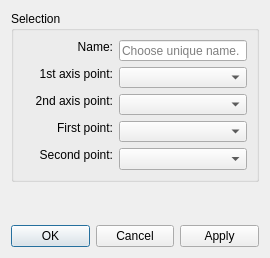
<?xml version="1.0" encoding="UTF-8"?>
<ui version="4.0">
 <class>DialogTriangle</class>
 <widget class="QDialog" name="DialogTriangle">
  <property name="geometry">
   <rect>
    <x>0</x>
    <y>0</y>
    <width>270</width>
    <height>258</height>
   </rect>
  </property>
  <property name="minimumSize">
   <size>
    <width>270</width>
    <height>0</height>
   </size>
  </property>
  <property name="windowTitle">
   <string>Point - Intersect Axis and Triangle</string>
  </property>
  <property name="windowIcon">
   <iconset resource="../../../vmisc/share/resources/icon.qrc">
    <normaloff>:/icon/64x64/icon64x64.png</normaloff>:/icon/64x64/icon64x64.png</iconset>
  </property>
  <property name="locale">
   <locale language="English" country="UnitedStates"/>
  </property>
  <layout class="QVBoxLayout" name="verticalLayout">
   <item>
    <widget class="QGroupBox" name="selection_GroupBox">
     <property name="sizePolicy">
      <sizepolicy hsizetype="Expanding" vsizetype="Preferred">
       <horstretch>0</horstretch>
       <verstretch>0</verstretch>
      </sizepolicy>
     </property>
     <property name="minimumSize">
      <size>
       <width>0</width>
       <height>120</height>
      </size>
     </property>
     <property name="font">
      <font>
       <pointsize>9</pointsize>
      </font>
     </property>
     <property name="title">
      <string>Selection</string>
     </property>
     <layout class="QVBoxLayout" name="verticalLayout_2">
      <item>
       <layout class="QFormLayout" name="formLayout">
        <property name="labelAlignment">
         <set>Qt::AlignRight|Qt::AlignTrailing|Qt::AlignVCenter</set>
        </property>
        <item row="0" column="0">
         <widget class="QLabel" name="labelEditNamePoint">
          <property name="sizePolicy">
           <sizepolicy hsizetype="Expanding" vsizetype="Fixed">
            <horstretch>0</horstretch>
            <verstretch>0</verstretch>
           </sizepolicy>
          </property>
          <property name="minimumSize">
           <size>
            <width>90</width>
            <height>0</height>
           </size>
          </property>
          <property name="text">
           <string>Name:</string>
          </property>
          <property name="alignment">
           <set>Qt::AlignRight|Qt::AlignTrailing|Qt::AlignVCenter</set>
          </property>
         </widget>
        </item>
        <item row="0" column="1">
         <widget class="QLineEdit" name="lineEditNamePoint">
          <property name="sizePolicy">
           <sizepolicy hsizetype="Preferred" vsizetype="Fixed">
            <horstretch>0</horstretch>
            <verstretch>0</verstretch>
           </sizepolicy>
          </property>
          <property name="minimumSize">
           <size>
            <width>80</width>
            <height>0</height>
           </size>
          </property>
          <property name="toolTip">
           <string>Unique name</string>
          </property>
          <property name="placeholderText">
           <string>Choose unique name.</string>
          </property>
         </widget>
        </item>
        <item row="1" column="0">
         <widget class="QLabel" name="labelAxisP1">
          <property name="sizePolicy">
           <sizepolicy hsizetype="Expanding" vsizetype="Fixed">
            <horstretch>0</horstretch>
            <verstretch>0</verstretch>
           </sizepolicy>
          </property>
          <property name="minimumSize">
           <size>
            <width>90</width>
            <height>0</height>
           </size>
          </property>
          <property name="text">
           <string>1st axis point:</string>
          </property>
          <property name="alignment">
           <set>Qt::AlignRight|Qt::AlignTrailing|Qt::AlignVCenter</set>
          </property>
         </widget>
        </item>
        <item row="1" column="1">
         <widget class="QComboBox" name="comboBoxAxisP1">
          <property name="sizePolicy">
           <sizepolicy hsizetype="Preferred" vsizetype="Fixed">
            <horstretch>0</horstretch>
            <verstretch>0</verstretch>
           </sizepolicy>
          </property>
          <property name="minimumSize">
           <size>
            <width>80</width>
            <height>0</height>
           </size>
          </property>
         </widget>
        </item>
        <item row="2" column="0">
         <widget class="QLabel" name="labelAxisP2">
          <property name="sizePolicy">
           <sizepolicy hsizetype="Expanding" vsizetype="Fixed">
            <horstretch>0</horstretch>
            <verstretch>0</verstretch>
           </sizepolicy>
          </property>
          <property name="minimumSize">
           <size>
            <width>90</width>
            <height>0</height>
           </size>
          </property>
          <property name="text">
           <string>2nd axis point:</string>
          </property>
          <property name="alignment">
           <set>Qt::AlignRight|Qt::AlignTrailing|Qt::AlignVCenter</set>
          </property>
         </widget>
        </item>
        <item row="2" column="1">
         <widget class="QComboBox" name="comboBoxAxisP2">
          <property name="sizePolicy">
           <sizepolicy hsizetype="Preferred" vsizetype="Fixed">
            <horstretch>0</horstretch>
            <verstretch>0</verstretch>
           </sizepolicy>
          </property>
          <property name="minimumSize">
           <size>
            <width>80</width>
            <height>0</height>
           </size>
          </property>
         </widget>
        </item>
        <item row="3" column="0">
         <widget class="QLabel" name="labelFirstPoint">
          <property name="sizePolicy">
           <sizepolicy hsizetype="Expanding" vsizetype="Fixed">
            <horstretch>0</horstretch>
            <verstretch>0</verstretch>
           </sizepolicy>
          </property>
          <property name="minimumSize">
           <size>
            <width>90</width>
            <height>0</height>
           </size>
          </property>
          <property name="text">
           <string>First point:</string>
          </property>
          <property name="alignment">
           <set>Qt::AlignRight|Qt::AlignTrailing|Qt::AlignVCenter</set>
          </property>
         </widget>
        </item>
        <item row="3" column="1">
         <widget class="QComboBox" name="comboBoxFirstPoint">
          <property name="sizePolicy">
           <sizepolicy hsizetype="Preferred" vsizetype="Fixed">
            <horstretch>0</horstretch>
            <verstretch>0</verstretch>
           </sizepolicy>
          </property>
          <property name="minimumSize">
           <size>
            <width>80</width>
            <height>0</height>
           </size>
          </property>
         </widget>
        </item>
        <item row="4" column="0">
         <widget class="QLabel" name="labelSecondPoint">
          <property name="sizePolicy">
           <sizepolicy hsizetype="Expanding" vsizetype="Fixed">
            <horstretch>0</horstretch>
            <verstretch>0</verstretch>
           </sizepolicy>
          </property>
          <property name="minimumSize">
           <size>
            <width>90</width>
            <height>0</height>
           </size>
          </property>
          <property name="text">
           <string>Second point:</string>
          </property>
          <property name="alignment">
           <set>Qt::AlignRight|Qt::AlignTrailing|Qt::AlignVCenter</set>
          </property>
         </widget>
        </item>
        <item row="4" column="1">
         <widget class="QComboBox" name="comboBoxSecondPoint">
          <property name="sizePolicy">
           <sizepolicy hsizetype="Preferred" vsizetype="Fixed">
            <horstretch>0</horstretch>
            <verstretch>0</verstretch>
           </sizepolicy>
          </property>
          <property name="minimumSize">
           <size>
            <width>80</width>
            <height>0</height>
           </size>
          </property>
         </widget>
        </item>
       </layout>
      </item>
     </layout>
    </widget>
   </item>
   <item>
    <spacer name="verticalSpacer">
     <property name="orientation">
      <enum>Qt::Vertical</enum>
     </property>
     <property name="sizeHint" stdset="0">
      <size>
       <width>20</width>
       <height>40</height>
      </size>
     </property>
    </spacer>
   </item>
   <item>
    <widget class="QDialogButtonBox" name="buttonBox">
     <property name="orientation">
      <enum>Qt::Horizontal</enum>
     </property>
     <property name="standardButtons">
      <set>QDialogButtonBox::Apply|QDialogButtonBox::Cancel|QDialogButtonBox::Ok</set>
     </property>
    </widget>
   </item>
  </layout>
 </widget>
 <tabstops>
  <tabstop>lineEditNamePoint</tabstop>
  <tabstop>comboBoxAxisP1</tabstop>
  <tabstop>comboBoxAxisP2</tabstop>
  <tabstop>comboBoxFirstPoint</tabstop>
  <tabstop>comboBoxSecondPoint</tabstop>
  <tabstop>buttonBox</tabstop>
 </tabstops>
 <resources>
  <include location="../../../vmisc/share/resources/icon.qrc"/>
 </resources>
 <connections>
  <connection>
   <sender>buttonBox</sender>
   <signal>accepted()</signal>
   <receiver>DialogTriangle</receiver>
   <slot>accept()</slot>
   <hints>
    <hint type="sourcelabel">
     <x>248</x>
     <y>254</y>
    </hint>
    <hint type="destinationlabel">
     <x>157</x>
     <y>274</y>
    </hint>
   </hints>
  </connection>
  <connection>
   <sender>buttonBox</sender>
   <signal>rejected()</signal>
   <receiver>DialogTriangle</receiver>
   <slot>reject()</slot>
   <hints>
    <hint type="sourcelabel">
     <x>316</x>
     <y>260</y>
    </hint>
    <hint type="destinationlabel">
     <x>286</x>
     <y>274</y>
    </hint>
   </hints>
  </connection>
 </connections>
</ui>
